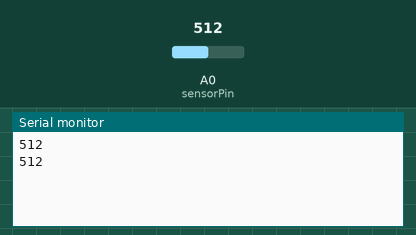
This sketch was run on a simulated Arduino Uno, built with avr-gcc and run on an emulated ATmega328P. Shown: the last lines printed to the serial monitor. The test bench sets the inputs (shaded band); at power-on: A0 (sensorPin) = 512.

Above: at 1.8 s.
1.9 s: A0 (sensorPin) set to 716
At 2.8 s:
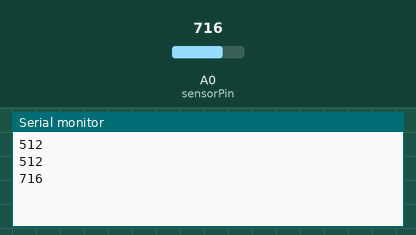
3.4 s: A0 (sensorPin) set to 900
At 4.5 s:
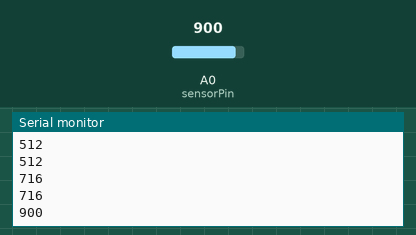
Timing chart, 0 to 6.4 s (numbered marks = the images above; inputs shaded):
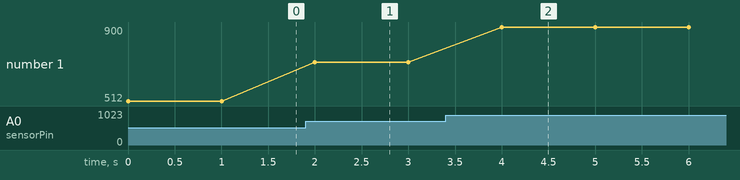

Measured:
- after the input at 1.9 s, the serial monitor: prints a new line after 0.10 s (image 1)
- after the input at 3.4 s, the serial monitor: prints a new line after 0.60 s (image 2)
- plotted number 1: 512 → 716 after the input at 1.9 s, 716 → 900 after the input at 3.4 s

The sketch:

arduino_uno_moisture.ino
```cpp
int sensorPin = A0;
int moistureValue = 0;

void setup() {
  Serial.begin(9600);
}

void loop() {
  moistureValue = analogRead(sensorPin);
  Serial.println(moistureValue);
  delay(1000);
}
```
